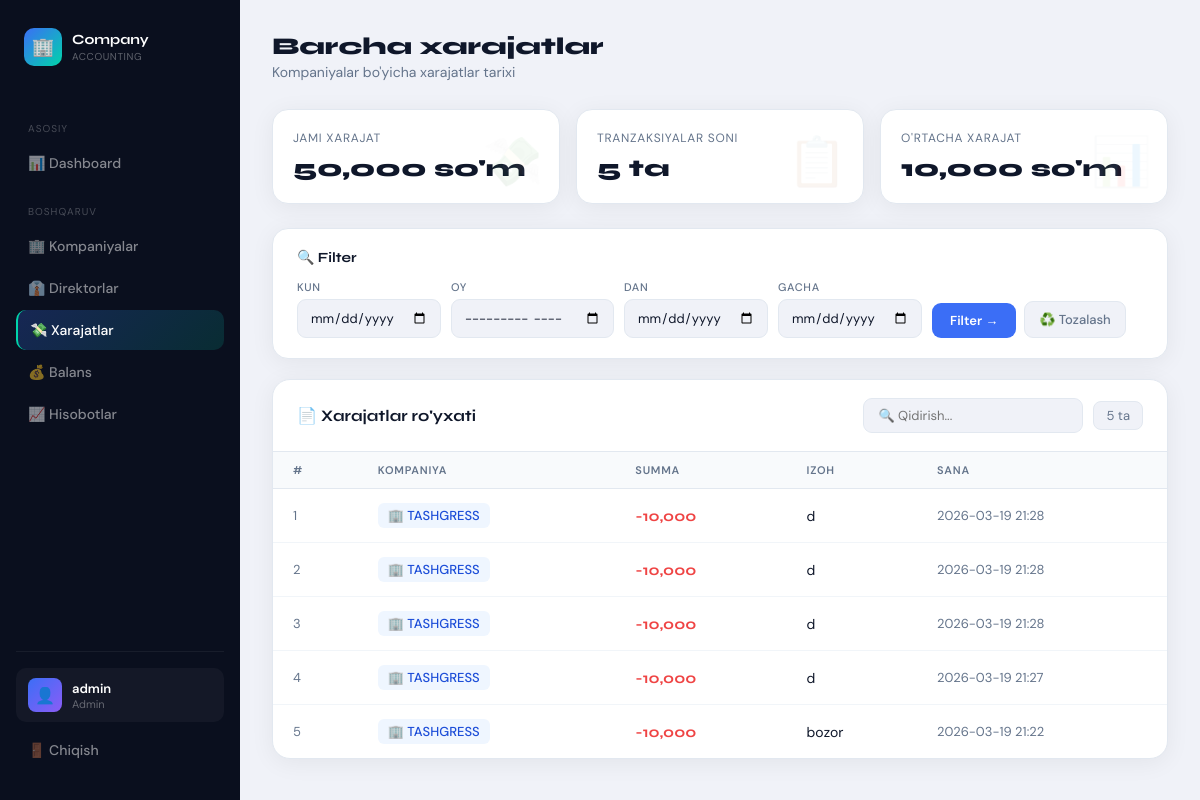
The page /admin/expenses (signed in) on the database as committed earlier.
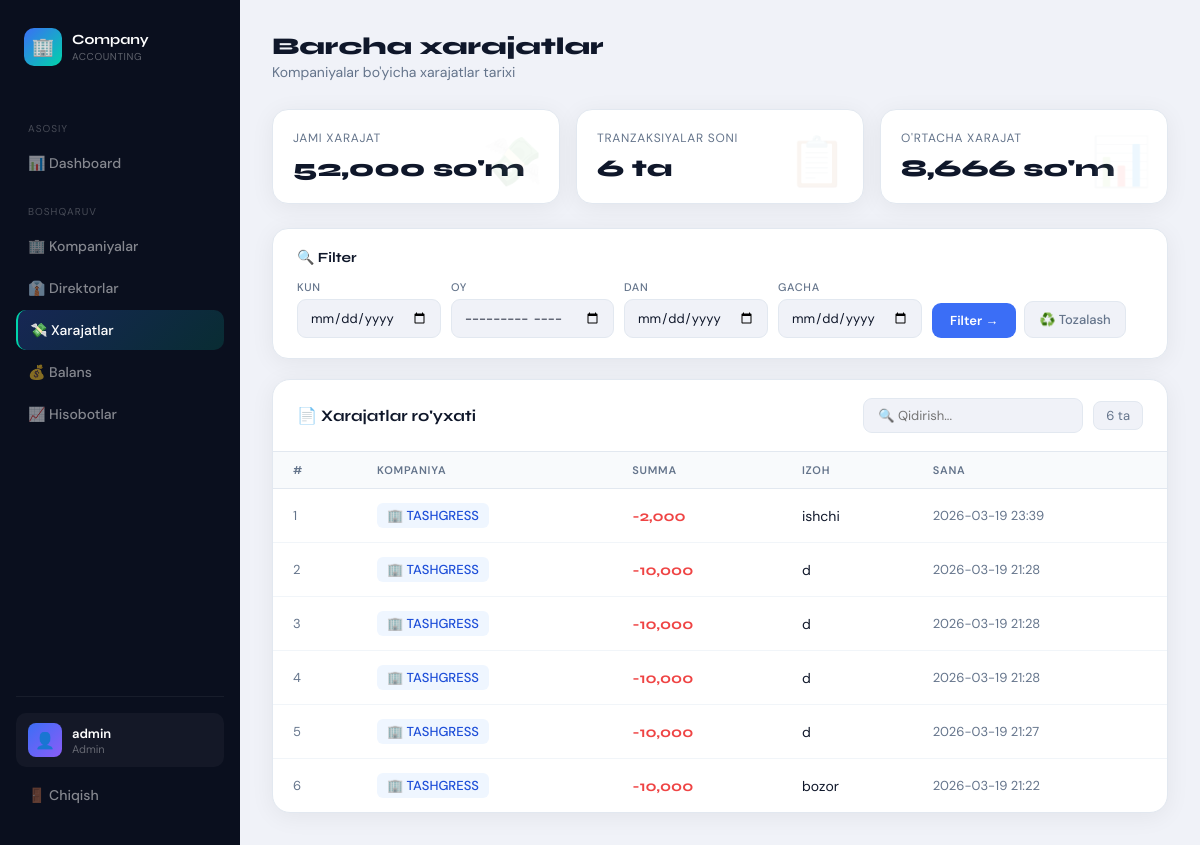
The same page on the database as committed later.
### tables this page shows
CREATE TABLE expenses (
        id INTEGER PRIMARY KEY AUTOINCREMENT,
        company_id INTEGER,
        user_id INTEGER,
        amount INTEGER,
        description TEXT,
        created_at TEXT
    );

CREATE TABLE companies (
        id INTEGER PRIMARY KEY AUTOINCREMENT,
        name TEXT,
        balance INTEGER DEFAULT 0,
        created_at TEXT
    );

### app.py (the view)
@app.route("/admin/expenses")
def admin_expenses():
    if session.get("role") != "admin":
        return "Ruxsat yo'q ❌"
    day = request.args.get("day")
    month = request.args.get("month")
    date_from = request.args.get("from")
    date_to = request.args.get("to")
    conn = get_db()
    c = conn.cursor()
    query = """
        SELECT
            c.name AS company,
            CAST(e.amount AS INTEGER) AS amount,
            e.description,
            e.created_at
        FROM expenses e
        JOIN companies c ON e.company_id = c.id
        WHERE 1=1
    """
    params = []
    if day:
        query += " AND date(e.created_at) = ?"
        params.append(day)
    elif month:
        query += " AND strftime('%Y-%m', e.created_at) = ?"
        params.append(month)
    elif date_from and date_to:
        query += " AND date(e.created_at) BETWEEN ? AND ?"
        params.extend([date_from, date_to])
    query += " ORDER BY e.id DESC"
    c.execute(query, params)
    expense_list = c.fetchall()
    conn.close()
    return render_template("admin_expenses.html", expenses=expense_list)

### app.py (called while the page is built)
def get_db():
    conn = sqlite3.connect("users.db")
    conn.row_factory = sqlite3.Row
    return conn

@app.context_processor
def inject_notifications():
    return {
        "notifications": [],
        "last_expense": session.get("last_expense")
    }

### templates/admin_expenses.html (shortened to what the changed rows need)
<!DOCTYPE html>
<html lang="uz">
<head>
</head>
<body>
<main class="main">
    <div class="summary-row">
        <div class="summary-card" data-icon="💸">
            <div class="summary-label">Jami xarajat</div>
            <div class="summary-val">
                {% set total = namespace(val=0) %}
                {% for e in expenses %}{% set total.val = total.val + e.amount %}{% endfor %}
                {{ "{:,}".format(total.val) }} so'm
            </div>
        </div>
        <div class="summary-card" data-icon="📋">
            <div class="summary-label">Tranzaksiyalar soni</div>
            <div class="summary-val">{{ expenses | length }} ta</div>
        </div>
        <div class="summary-card" data-icon="📊">
            <div class="summary-label">O'rtacha xarajat</div>
            <div class="summary-val">
                {% if expenses | length > 0 %}
                    {{ "{:,}".format((total.val // (expenses | length))) }} so'm
                {% else %}
                    0 so'm
                {% endif %}
            </div>
        </div>
    </div>
    <div class="table-card">
        <div class="table-header">
            <div style="display:flex;gap:10px;align-items:center;">
                <input type="text" class="search-input" id="searchInput" placeholder="🔍 Qidirish...">
                <div class="count-badge">{{ expenses | length }} ta</div>
            </div>
        </div>
        <table id="expTable">
            <thead>
                <tr>
                    <th>#</th>
                    <th>Kompaniya</th>
                    <th>Summa</th>
                    <th>Izoh</th>
                    <th>Sana</th>
                </tr>
            </thead>
            <tbody>
                {% if expenses %}
                    {% for e in expenses %}
                    <tr>
                        <td style="color:var(--muted);font-size:13px;">{{ loop.index }}</td>
                        <td><span class="company-chip">🏢 {{ e.company }}</span></td>
                        <td><span class="amount-cell">-{{ "{:,}".format(e.amount) }}</span></td>
                        <td class="desc-cell">{{ e.description }}</td>
                        <td class="date-cell">{{ e.created_at }}</td>
                    </tr>
                    {% endfor %}
                {% else %}
                    <tr class="empty-row">
                        <td colspan="5">📭 Hozircha xarajatlar yo'q</td>
                    </tr>
                {% endif %}
            </tbody>
        </table>
    </div>
</main>
</body>
</html>

Rows that differ between the two databases and show on the page:
added expenses: company "TASHGRESS", amount "2,000", description "ishchi", created_at "2026-03-19 23:39"
Other text that changed with them:
{{ "{:,}".format(total.val) }}: "50,000" → "52,000"
{{ expenses | length }}: "5" → "6"
{{ "{:,}".format((total.val // (expenses | length))) }}: "10,000" → "8,666"
